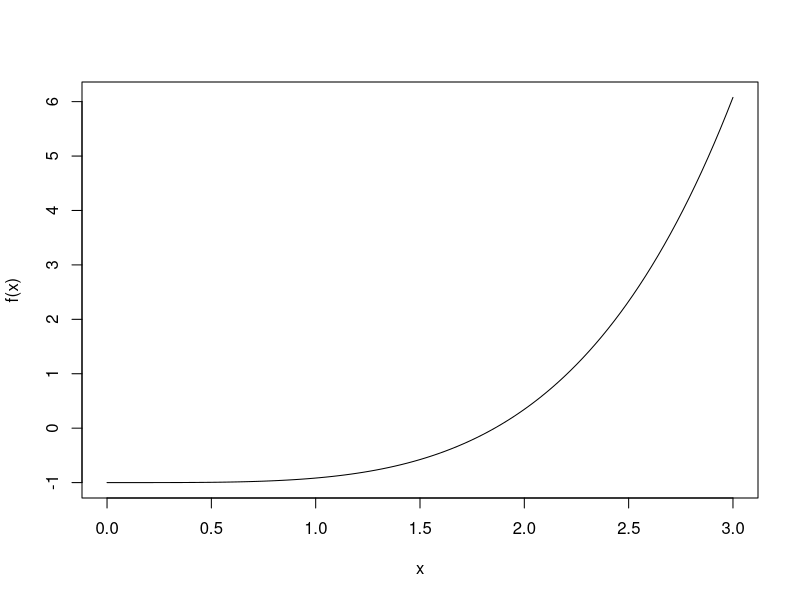

This chart was generated by the following R code:
g = 3
f = function(x) cosh(x) + cos(x) - g

curve(f(x), 0, 3)

a = 0
b = 3
fa = f(a)
fb = f(b)
tol = 1e-10
while (b - a >= tol) {
    x = (a + b) / 2
    fx = f(x)
    if (fa*fx > 0) {
        a = x
        fa = fx
    } else {
        b = x
        fb = fx
    }
}
